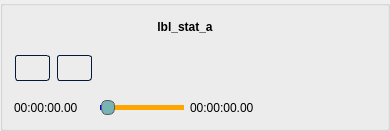
                   <widget class="QGroupBox" name="groupBox_2">
                    <property name="layoutDirection">
                     <enum>Qt::LeftToRight</enum>
                    </property>
                    <property name="title">
                     <string/>
                    </property>
                    <property name="alignment">
                     <set>Qt::AlignCenter</set>
                    </property>
                    <layout class="QGridLayout" name="gridLayout_11">
                     <item row="2" column="0">
                      <layout class="QGridLayout" name="gridLayout_10">
                       <item row="1" column="0">
                        <layout class="QHBoxLayout" name="horizontalLayout_19">
                         <item>
                          <widget class="QPushButton" name="butt_play_b">
                           <property name="maximumSize">
                            <size>
                             <width>35</width>
                             <height>16777215</height>
                            </size>
                           </property>
                           <property name="styleSheet">
                            <string notr="true">/*-----QPushButton-----*/
QPushButton
{
/**	background-color:  rgb(92, 106, 106);
	color: #ffffff;
**/	
   border-style: solid;
	border-width: 1px;
	border-radius: 3px;
	border-color: #051a39;
	padding: 5px;
}

QPushButton::disabled
{
	background-color: #404040;
	color: #656565;
	border-color: #051a39;

}


QPushButton::hover
{
	background-color: lightgrey;
	border-style: solid;
	border-width: 1px;
	border-radius: 3px;
	border-color: #051a39;
	padding: 5px;

}


QPushButton::pressed
{
	background-color: rgb(125, 155, 143);
	color: #ffffff;
	border-style: solid;
	border-width: 1px;
	border-radius: 3px;
	border-color: #051a39;
	padding: 5px;

}</string>
                           </property>
                           <property name="text">
                            <string/>
                           </property>
                           <property name="icon">
                            <iconset resource="resources.qrc">
                             <normaloff>:/media/icons/media/Farm-Fresh_control_play.png</normaloff>:/media/icons/media/Farm-Fresh_control_play.png</iconset>
                           </property>
                          </widget>
                         </item>
                         <item>
                          <widget class="QPushButton" name="butt_stop_b">
                           <property name="maximumSize">
                            <size>
                             <width>35</width>
                             <height>16777215</height>
                            </size>
                           </property>
                           <property name="styleSheet">
                            <string notr="true">/*-----QPushButton-----*/
QPushButton
{
/**	background-color:  rgb(92, 106, 106);
	color: #ffffff;
**/	
   border-style: solid;
	border-width: 1px;
	border-radius: 3px;
	border-color: #051a39;
	padding: 5px;
}

QPushButton::disabled
{
	background-color: #404040;
	color: #656565;
	border-color: #051a39;

}


QPushButton::hover
{
	background-color: lightgrey;
	border-style: solid;
	border-width: 1px;
	border-radius: 3px;
	border-color: #051a39;
	padding: 5px;

}


QPushButton::pressed
{
	background-color: rgb(125, 155, 143);
	color: #ffffff;
	border-style: solid;
	border-width: 1px;
	border-radius: 3px;
	border-color: #051a39;
	padding: 5px;

}</string>
                           </property>
                           <property name="text">
                            <string/>
                           </property>
                           <property name="icon">
                            <iconset resource="resources.qrc">
                             <normaloff>:/media/icons/media/Fatcow-Farm-Fresh-Control-stop-blue.32.png</normaloff>:/media/icons/media/Fatcow-Farm-Fresh-Control-stop-blue.32.png</iconset>
                           </property>
                          </widget>
                         </item>
                        </layout>
                       </item>
                       <item row="2" column="0">
                        <widget class="QLabel" name="lbl_current_b">
                         <property name="minimumSize">
                          <size>
                           <width>80</width>
                           <height>0</height>
                          </size>
                         </property>
                         <property name="text">
                          <string>00:00:00.00</string>
                         </property>
                        </widget>
                       </item>
                       <item row="2" column="1">
                        <widget class="QSlider" name="slider_b">
                         <property name="styleSheet">
                          <string notr="true">QSlider::groove:horizontal {
    border: 1px solid #999999;
    height: 3px;
    background: #eee;
    border-radius: 3px;
}
QSlider::sub-page:horizontal {
    background: blue;
    border-radius: 3px;
}
QSlider::add-page:horizontal {
    background: orange;
    border-radius: 3px;
}
QSlider::handle:horizontal {
    background:rgb(120, 180, 180);
    border: 1px solid #5c5c5c;
    width: 12px;
    height: 12px;
    margin: -6px 0; /* centers the handle on the groove */
    border-radius: 6px; /* half of width/height for a circle */
}</string>
                         </property>
                         <property name="orientation">
                          <enum>Qt::Horizontal</enum>
                         </property>
                        </widget>
                       </item>
                       <item row="2" column="2">
                        <widget class="QLabel" name="lbl_duration_b">
                         <property name="minimumSize">
                          <size>
                           <width>80</width>
                           <height>0</height>
                          </size>
                         </property>
                         <property name="text">
                          <string>00:00:00.00</string>
                         </property>
                        </widget>
                       </item>
                       <item row="1" column="1" colspan="2">
                        <widget class="WaveformWidget" name="wdgt_wave_b" native="true">
                         <property name="minimumSize">
                          <size>
                           <width>0</width>
                           <height>50</height>
                          </size>
                         </property>
                        </widget>
                       </item>
                       <item row="0" column="1" colspan="2">
                        <widget class="QLabel" name="lbl_info_b">
                         <property name="maximumSize">
                          <size>
                           <width>16777215</width>
                           <height>20</height>
                          </size>
                         </property>
                         <property name="font">
                          <font>
                           <weight>75</weight>
                           <bold>true</bold>
                          </font>
                         </property>
                         <property name="text">
                          <string>lbl_stat_a</string>
                         </property>
                         <property name="alignment">
                          <set>Qt::AlignCenter</set>
                         </property>
                        </widget>
                       </item>
                       <item row="0" column="3" rowspan="3">
                        <widget class="QLabel" name="lbl_cover_b">
                         <property name="minimumSize">
                          <size>
                           <width>100</width>
                           <height>100</height>
                          </size>
                         </property>
                         <property name="maximumSize">
                          <size>
                           <width>75</width>
                           <height>100</height>
                          </size>
                         </property>
                         <property name="text">
                          <string/>
                         </property>
                        </widget>
                       </item>
                      </layout>
                     </item>
                    </layout>
                   </widget>
